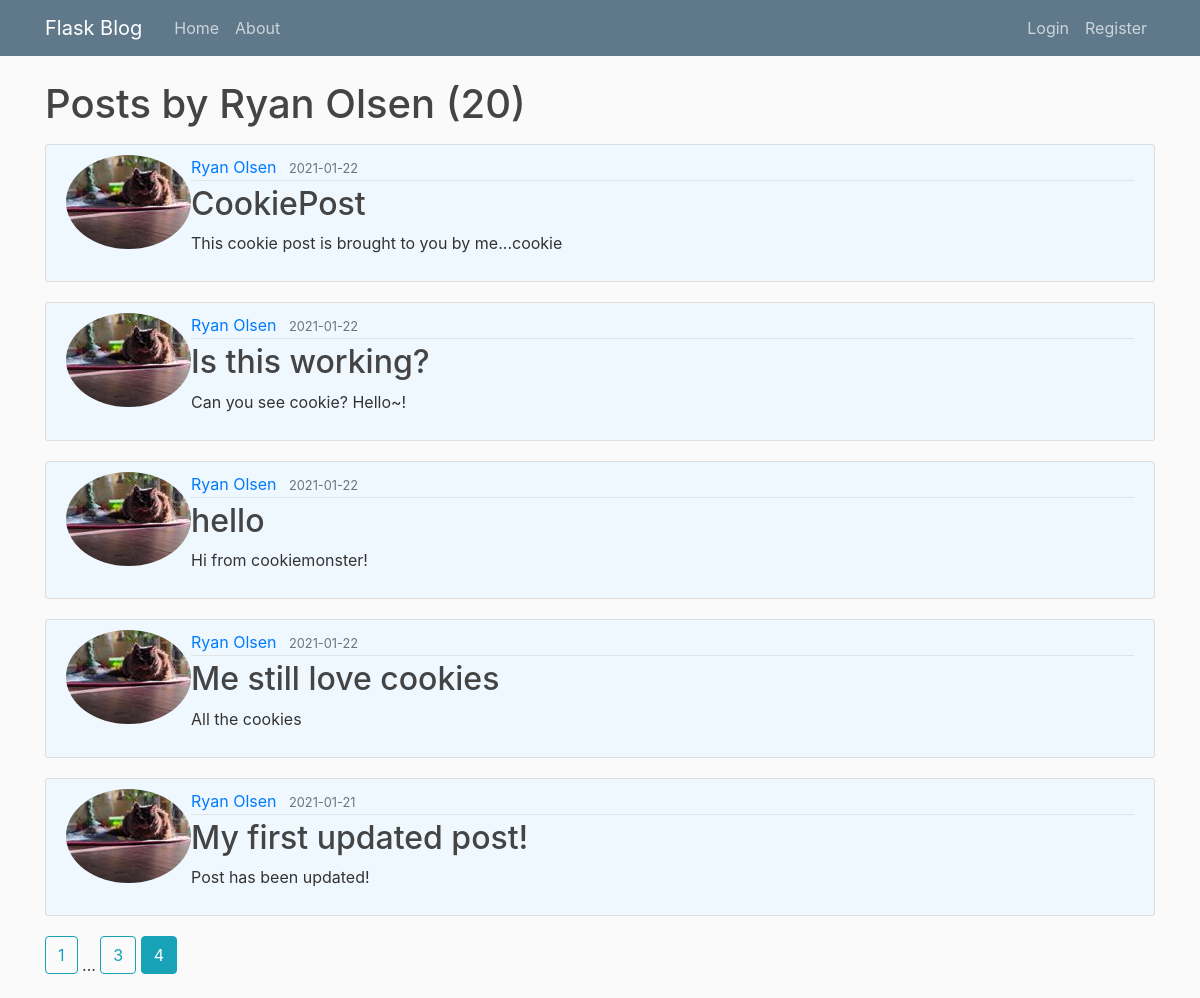
Page /user/Ryan Olsen?page=4 on the committed database.
### flaskblog/models.py (models this page shows, shortened)
class User(db.Model, UserMixin):
    id = db.Column(db.Integer, primary_key=True)
    username = db.Column(db.String(20), unique=True, nullable=False) #string with max length of 20 characters
    email = db.Column(db.String(120), unique=True, nullable=False) #string with max length of 120 characters
    image_file = db.Column(db.String(20), nullable=False, default='default.jpg')  #image for user profiole pictures
    password = db.Column(db.String(60), nullable=False)
    posts = db.relationship('Post', backref='author', lazy=True)

class Post(db.Model, UserMixin):
    id = db.Column(db.Integer, primary_key=True)
    title = db.Column(db.String(100), nullable=False)
    date_posted = db.Column(db.DateTime, nullable=False, default=datetime.utcnow)
    content = db.Column(db.Text, nullable=False)
    user_id = db.Column(db.Integer, db.ForeignKey('user.id'), nullable=False)

### flaskblog/users/routes.py (the view)
@users.route("/user/<string:username>")
def user_posts(username):
    page = request.args.get('page', 1, type=int)      #set default page to 1, page number must be an int
    user = User.query.filter_by(username=username).first_or_404()   #get first user, if none return 404 error
    posts = Post.query.filter_by(author=user)\
        .order_by(Post.date_posted.desc())\
        .paginate(page=page, per_page=5) #prints only 5 posts per page, order by post date in descending, broken up by \
    return render_template('user_posts.html', posts=posts, user=user) #returns page source, posts added

### flaskblog/templates/user_posts.html
{% extends "layout.html" %}
{% block content %}
    <h1 class="mb-3">Posts by {{ user.username }} ({{ posts.total }})   </h1>
    {% for post in posts.items %}
        <article class="media content-section">
          <img class="rounded-circle article-image" src="{{ url_for('static', filename='profile_pics/' + post.author.image_file) }}">
          <div class="media-body">
            <div class="article-metadata">
              <a class="mr-2" href="{{ url_for('users.user_posts', username=post.author.username)}}">{{ post.author.username }}</a>
              <small class="text-muted">{{ post.date_posted.strftime('%Y-%m-%d') }}</small>
            </div>
            <h2><a class="article-title" href="{{ url_for('posts.post', post_id=post.id) }}">{{ post.title }}</a></h2>
            <p class="article-content">{{ post.content }}</p>
          </div>
        </article>
    {% endfor %}
    {% for page_num in posts.iter_pages(left_edge=1, right_edge=1, left_current=1, right_current=2) %}
      {% if page_num %}
        {% if posts.page == page_num %}
          <a class="btn btn-info mb-4" href="{{ url_for('users.user_posts', username=user.username, page=page_num) }}">{{ page_num }} </a>
        {% else %}
          <a class="btn btn-outline-info mb-4" href="{{ url_for('users.user_posts', username=user.username, page=page_num) }}">{{ page_num }} </a>
        {% endif %}
      {% else %}
        ...
      {% endif %}
    {% endfor %}
{% endblock content %}

### flaskblog/static/main.css (style rules this page uses)
body { background: #fafafa; color: #333333; margin-top: 5rem; }
h1, h2, h3, h4, h5, h6 { color: #444444; }
.content-section { background: #F0F8FF; padding: 10px 20px; border: 1px solid #dddddd; border-radius: 3px; margin-bottom: 20px; }
.article-title { color: #444444; }
.article-content { white-space: pre-line; }
.article-metadata { padding-bottom: 1px; margin-bottom: 4px; border-bottom: 1px solid #e3e3e3 }

### rows in the picture
User: username "Ryan Olsen"
Post: image_file (picture), author.username "Ryan Olsen", date_posted "2021-01-22", title "CookiePost", content "This cookie post is brought to you by me...cookie"
Post: image_file (picture), author.username "Ryan Olsen", date_posted "2021-01-22", title "Is this working?", content "Can you see cookie? Hello~!"
Post: image_file (picture), author.username "Ryan Olsen", date_posted "2021-01-22", title "hello", content "Hi from cookiemonster!"
Post: image_file (picture), author.username "Ryan Olsen", date_posted "2021-01-22", title "Me still love cookies", content "All the cookies"
Post: image_file (picture), author.username "Ryan Olsen", date_posted "2021-01-21", title "My first updated post!", content "Post has been updated!"

### other values in the picture
{{ posts.total }} "20"
{{ page_num }} "1" "3"
{{ page_num }} "4"
